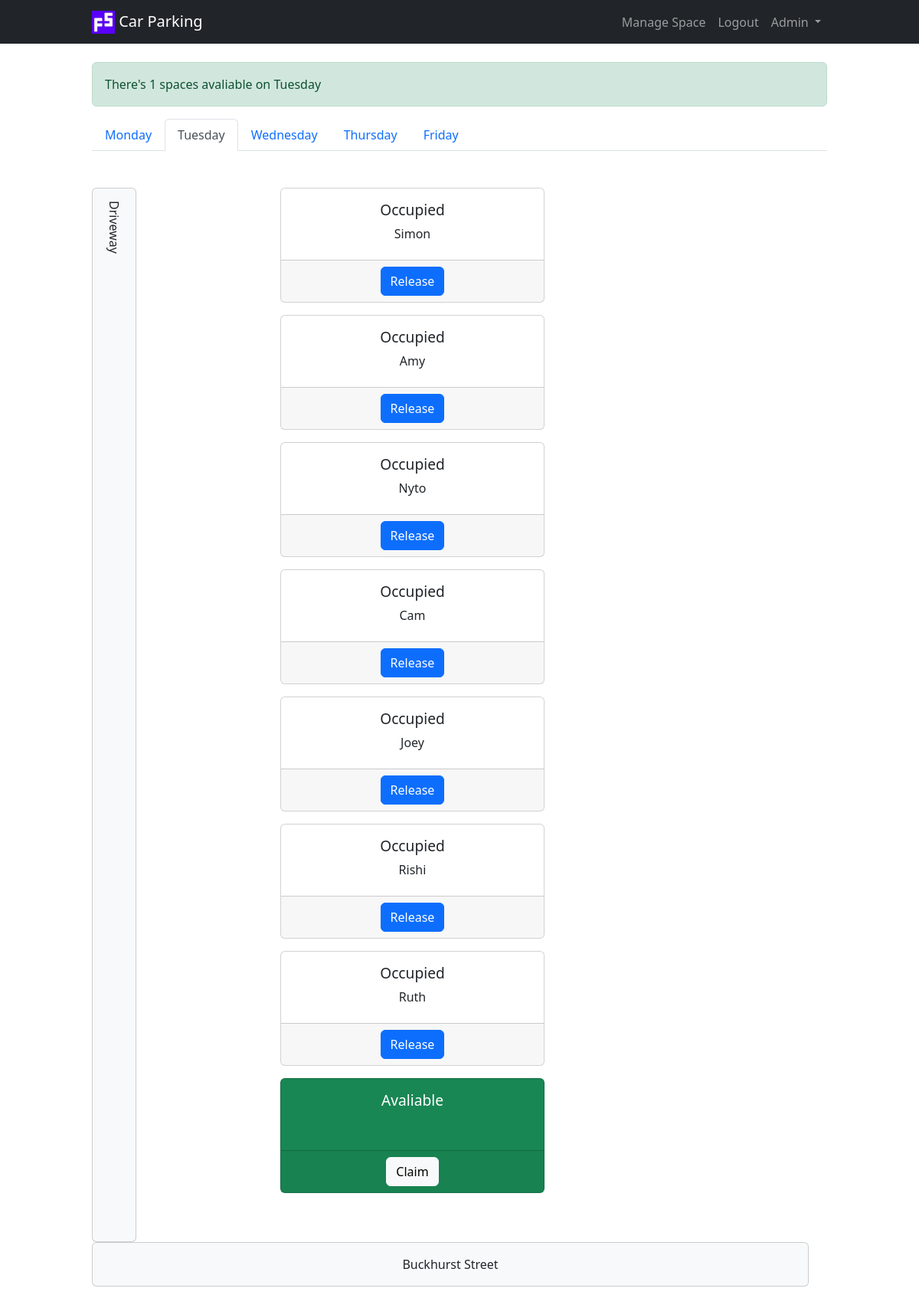
Page /?day=tuesday (signed in) on the committed database.
### server.py (models this page shows)
class ParkingSpace(db.Model):
    __tablename__ = "parking_spaces"
    id = db.Column(db.Integer, primary_key=True)
    monday = db.Column(db.String(250), nullable=False)
    tuesday = db.Column(db.String(250), nullable=False)
    wednesday = db.Column(db.String(250), nullable=False)
    thursday = db.Column(db.String(250), nullable=False)
    friday = db.Column(db.String(250), nullable=False)
    user_id = db.Column(db.Integer, db.ForeignKey("users.id"))
    user = relationship("User", back_populates="parking_spaces")

### server.py (the view)
@app.route("/")
@member_only
def home():
    if request.args.get("day"):
        current_day = request.args.get("day")
    elif datetime.today().weekday() < 5:
        current_day = datetime.today().strftime('%A').lower()
    else:
        current_day = days[0]
    users = User.query.all()
    spaces = ParkingSpace.query.all()
    num_spaces = len(spaces)
    filter = {current_day:""}
    free_spaces = len(ParkingSpace.query.filter_by(**filter).all())
    if free_spaces > 0:
        flash(f"There's {free_spaces} spaces avaliable on { current_day.capitalize()}", "success")
    else:
        flash(f"There's currently no spaces avaliable on { current_day.capitalize()}", "warning")
    return render_template("index.html", spaces=spaces, users=users, days=days, current_day=current_day, num_spaces=num_spaces)

### server.py (called while the page is built)
@login_manager.user_loader
def load_user(user_id):
    return User.query.get(int(user_id))

def member_only(func):
    @wraps(func)
    def wrapper(*args, **kwargs):
        if current_user.is_authenticated:
            return func(*args, **kwargs)
        else:
            flash("You need to login to book.", "warning")
            return redirect(url_for("login"))
    return wrapper

### templates/index.html (shortened to what this page needs)
{% extends "base.html" %}
{% block content %}
<ul class="nav nav-tabs mb-5 mt-3">
    {% for day in days %}
    {% if day == current_day %}
    <li class="nav-item">
        <a class="nav-link active" aria-current="page" href="{{ url_for('home', day=day) }}">{{ day.capitalize() }}</a>
    </li>
    {% else %}
    <li class="nav-item">
        <a class="nav-link" href="{{ url_for('home', day=day) }}">{{ day.capitalize() }}</a>
    </li>
    {% endif %}
    {% endfor %}
</ul>
<div class="row mb-5">
    <div class="col-3 d-xxl-none d-flex align-items-stretch">
        <div class="card bg-light">
            <div class="card-body mobile-driveway-text">
                Driveway
            </div>
        </div>
    </div>
    <div class="col-9 col-lg-6 col-xxl-12">
        <div class="row mb-5">
            {% for space in spaces %}
            <div class="col-9 col-xxl text-center col-spaces">
                {% if space[current_day] == "" %}
                <div class="card spaces text-bg-success mb-3">
                    {% else %}
                    <div class="card spaces mb-3">
                        {% endif %}
                        <div class="card-body">
                            {% if space[current_day] == "" %}
                            <h5 class="card-title text-wrap">Avaliable</h5>
                            {% else %}
                            <h5 class="card-title text-wrap">Occupied</h5>
                            {% endif %}
                            <p class="card-text text-wrap">{{ space[current_day] }}</p>
                        </div>
                        <div class="card-footer text-center">
                            {% if space[current_day] != "" %}
                                {% if current_user.name == space[current_day] %}
                                <a href="{{ url_for('release_space', id=space.id, day=current_day) }}"
                                class="btn btn-primary">Release</a>
                                {% elif current_user.is_admin %}
                                <a href="{{ url_for('release_space', id=space.id, day=current_day) }}"
                                class="btn btn-primary">Release</a>
                                {% else %}
                                <a href="{{ url_for('release_space', id=space.id, day=current_day) }}"
                                class="btn btn-primary disabled">Release</a>
                                {% endif %}
                            {% else %}
                                <a href="{{ url_for('claim_space', id=space.id, day=current_day) }}" class="btn btn-light">Claim</a>
                            {% endif %}
                        </div>
                    </div>
                </div>
                {% endfor %}
            </div>
        </div>
        <div class="row mb-5 text-center d-xxl-none">
            <div class="col">
                <div class="card bg-light">
                    <div class="card-body">
                        Buckhurst Street
                    </div>
                </div>
            </div>
        </div>
    </div>
    {% endblock %}

### static/css/styles.css (style rules this page uses)
.card.spaces { height:150px; }
.card-title { font-size: 1.2rem; }
.mobile-driveway-text { writing-mode: vertical-lr; }

### rows in the picture
ParkingSpace: shows "Occupied", tuesday "Simon"
ParkingSpace: shows "Occupied", tuesday "Amy"
ParkingSpace: shows "Occupied", tuesday "Nyto"
ParkingSpace: shows "Occupied", tuesday "Cam"
ParkingSpace: shows "Occupied", tuesday "Joey"
ParkingSpace: shows "Occupied", tuesday "Rishi"
ParkingSpace: shows "Occupied", tuesday "Ruth"
ParkingSpace: tuesday "Avaliable"

### other values in the picture
{{ message }} "There's 1 spaces avaliable on Tuesday"
{{ day.capitalize() }} "Monday" "Wednesday" "Thursday" "Friday"
{{ day.capitalize() }} "Tuesday"
